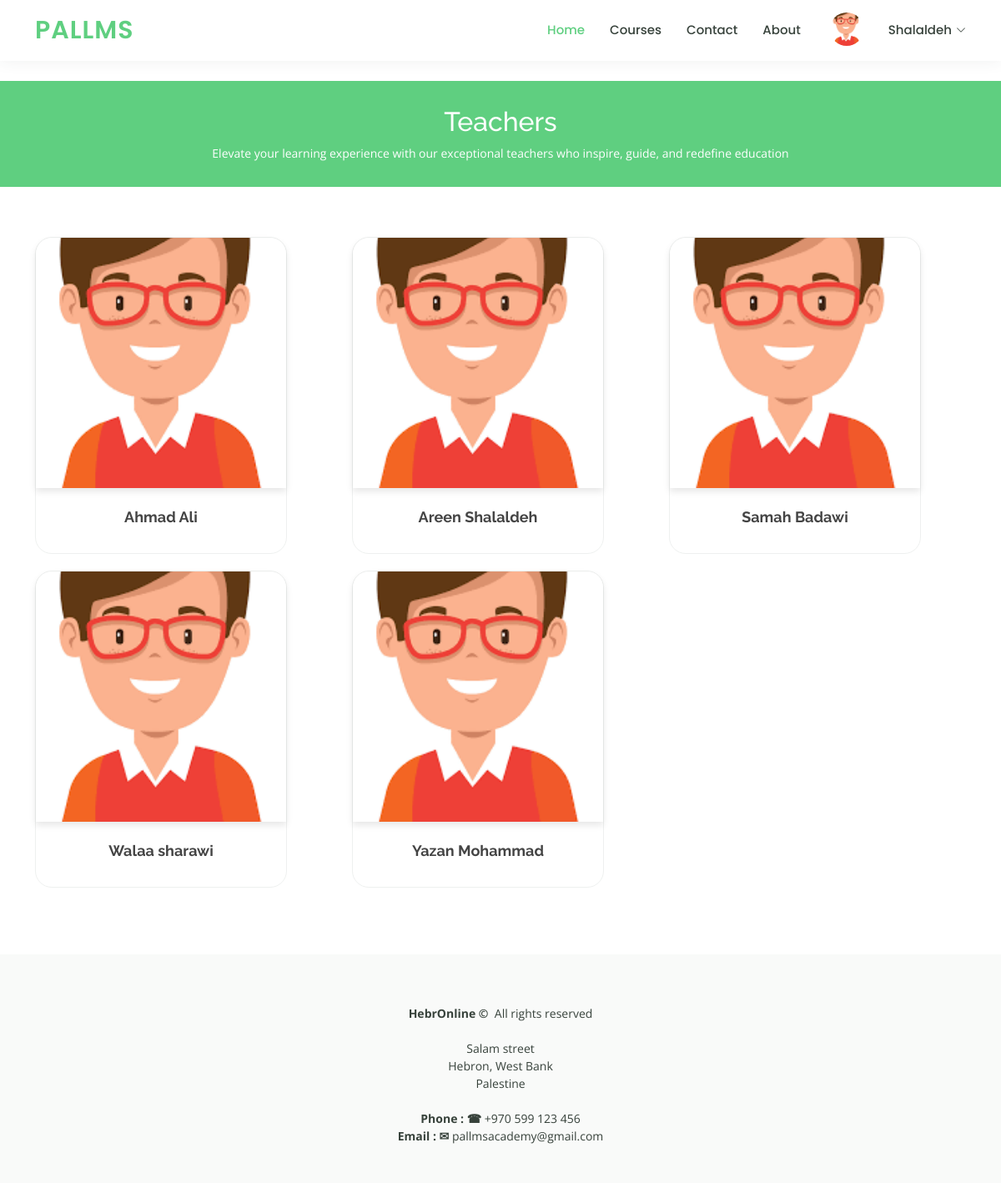
Page /Pallms/teachers.php (signed in) on the committed database.
### tables this page shows
CREATE TABLE `users` (
  `id` int(10) NOT NULL,
  `firstName` varchar(30) NOT NULL,
  `lastName` varchar(30) NOT NULL,
  `email` varchar(50) NOT NULL,
  `password` varchar(50) NOT NULL,
  `address` varchar(200) NOT NULL,
  `imagePath` varchar(159) NOT NULL,
  `phone` varchar(50) NOT NULL,
  `type` int(4) NOT NULL,
  `status` int(4) NOT NULL,
  `registrationDate` date NOT NULL,
  `approvalDate` date DEFAULT NULL,
  `passwordReset` varchar(30) DEFAULT NULL
);

### DB/DB.php (called while the page is built, shortened)
 <?php
 class DB{
  private static $connection;
  public function connect(){
    if (!isset(self::$connection)) {
      $config=parse_ini_file('config.ini');
      self::$connection=new mysqli($config['servername'],$config['username'],$config['password'],$config['dbname']);
    }
    return self::$connection;
  }
  public function getTeachers()
{
  $conn=$this->connect();
    $conn->set_charset("UTF8");
$query =" SELECT  * FROM users where type ='2' and status ='1'
 ORDER BY `users`.`firstName` asc  ,  `users`.`lastName` DESC  ";
    $result = mysqli_query($conn, $query);
        return $result;
}
    }
?>

### Pallms/teachers.php (the view, shortened to what this page needs)
<!DOCTYPE html>
<html lang="en">
  <?php
$loginStutes =0;
      if (isset($_SESSION['valid'])) {
       if ( $_SESSION['valid'] == 3 )
$loginStutes =1;
else  if ( $_SESSION['valid'] == 2 )
$loginStutes =1;
else if ( $_SESSION['valid'] == 1 )
$loginStutes =1;
    }
require('../DB/DB.php');
     $db = new DB();
 ?>
<head>
  <link href="assets/vendor/animate.css/animate.min.css" rel="stylesheet">
  <link href="assets/vendor/aos/aos.css" rel="stylesheet">
  <link href="assets/vendor/bootstrap/css/bootstrap.min.css" rel="stylesheet">
  <link href="assets/vendor/bootstrap-icons/bootstrap-icons.css" rel="stylesheet">
  <link href="assets/vendor/boxicons/css/boxicons.min.css" rel="stylesheet">
  <link href="assets/vendor/remixicon/remixicon.css" rel="stylesheet">
  <link href="assets/vendor/swiper/swiper-bundle.min.css" rel="stylesheet">
  <link href="assets/css/style.css" rel="stylesheet">
</head>
<body>
  <header id="header" class="fixed-top">
    <div class="container d-flex align-items-center">
      <h1 class="logo me-auto">PalLMS</h1>
      <nav id="navbar" class="navbar order-last order-lg-0">
        <ul class="d-flex align-items-center">
          <li><a   class="active" href="index.php">Home</a></li>
          <li><a   href="courses.php">Courses</a></li>
          <li><a  href="contact.php">Contact</a></li>
          <li><a  href="about.php">About</a></li>
          <?php
    if ($loginStutes ==1) {
           ?>
          <ul>
            <li><img  src="<?php echo $_SESSION['img']; ?>"  alt="" style="width: 40px; height: 40px; border-radius: 50%; margin-left: 35px;object-fit:cover;"></li>
            <li class="dropdown"><a href="#"><span> <?php echo $_SESSION['name'] ;?> </span> <i class="bi bi-chevron-down"></i></a>
            </li>
            </ul>
             </ul>
      </nav>
          <?php
 }
else
 {
          ?>
  </ul>
      </nav>
      <a href="signInUp.php" class="get-started-btn">Sign Up</a>
        <?php  } ?>
    </div>
  </header>
  <main id="main" data-aos="fade-in">
    <div class="breadcrumbs" data-aos="fade-in">
      <div class="container">
        <h2>Teachers</h2>
        <p>Elevate your learning experience with our exceptional teachers who inspire, guide, and redefine education</p>
      </div>
    </div>
<section id="trainers" class="trainers" >
  <div  class="container" data-aos="fade-up">
    <div  class="row" data-aos="zoom-in" data-aos-delay="100">
      <?php
        $result1 = $db->getTeachers();
        foreach ($result1 as $item) {
      ?>
      <div  class="col-lg-4 col-md-6 d-flex align-items-stretch">
        <div class="member">
          <img style="object-fit:cover;"  src="<?php echo $item['imagePath']; ?>" class="img-fluid trainer-image" alt="">
          <div  class="member-content">
            <br>
            <h4><?php echo $item['firstName'] . " " . $item['lastName']; ?></h4>
          </div>
        </div>
      </div>
      <?php } ?>
    </div>
  </div>
</section>
  </main>
   <footer id="footer">
<div class="footer-top">
  <div class="container">
    <div class="row">
    <div class="copyright"><strong><span>HebrOnline&nbsp;&copy; &nbsp;</span></strong>All rights reserved</div>
    <p>
      <br>
          Salam street <br>
          Hebron, West Bank<br>
          Palestine <br><br>
          <strong>Phone : &phone;</strong> +970 599  123 456 <br>
          <strong>Email : &#9993;</strong> pallmsacademy@gmail.com<br>
        </p>
    </div>
  </div>
</div>
</footer>
</body>
</html>

### Pallms/assets/css/style.css (style rules this page uses)
body { font-family: "Open Sans", sans-serif; color: #444444; text-align: center; }
a { color: #5fcf80; text-decoration: none; }
h1, h2, h3, h4, h5, h6 { font-family: "Raleway", sans-serif; }
#header { display: flex; justify-content: center; background: #fff; transition: all 0.5s; z-index: 997; padding: 15px 0; box-shadow: 0px 0 18px rgba(55, 66, 59, 0.08); }
#header .logo { font-size: 30px; margin: 0; padding: 0; line-height: 1; font-weight: 600; letter-spacing: 1px; text-transform: uppercase; font-family: "Poppins", sans-serif; color: #5fcf80; }
.navbar { padding: 0; display: flex; }
.navbar ul { margin: 0; padding: 0; display: flex; list-style: none; }
.navbar li { position: relative; }
.navbar a, .navbar a:focus { display: flex; align-items: center; justify-content: space-between; padding: 10px 0 10px 30px; font-family: "Poppins", sans-serif; font-size: 15px; font-weight: 500; color: #37423b; white-space: nowrap; transition: 0.3s; }
.navbar a i, .navbar a:focus i { font-size: 12px; line-height: 0; margin-left: 5px; }
.navbar a:hover, .navbar .active, .navbar .active:focus, .navbar li:hover>a { color: #5fcf80; }
section { padding: 60px 0; overflow: hidden; }
.breadcrumbs { margin-top: 73px; text-align: center; background: #5fcf80; padding: 30px 0; color: #fff; }
.breadcrumbs h2 { font-size: 32px; font-weight: 500; }
.breadcrumbs p { font-size: 14px; margin-bottom: 0; }
.trainers .member { border-radius: 20px !important; text-align: center; margin-bottom: 20px; background: #fff; border: 1px solid #eef0ef; }
.trainer-image { border-top-left-radius: 20px; border-top-right-radius: 20px; width: 300px; height: 300px; overflow: hidden; transition: transform 0.3s ease-in-out; box-shadow: 0 4px 8px rgba(0, 0, 0, 0.1); }
.trainers .member .member-content { padding: 0 20px 30px 20px; }
.trainers .member h4 { font-weight: 700; margin-bottom: 2px; font-size: 18px; }
#footer { color: #37423b; font-size: 14px; background: #eef0ef; }
#footer .footer-top { padding: 60px 0 30px 0; background: #f9faf9; }

### rows in the picture
users: imagePath (picture), firstName "Ahmad", lastName "Ali"
users: imagePath (picture), firstName "Areen", lastName "Shalaldeh"
users: imagePath (picture), firstName "Samah", lastName "Badawi"
users: imagePath (picture), firstName "Walaa", lastName "sharawi"
users: imagePath (picture), firstName "Yazan", lastName "Mohammad"

### other values in the picture
$_SESSION['name'] "Shalaldeh"
